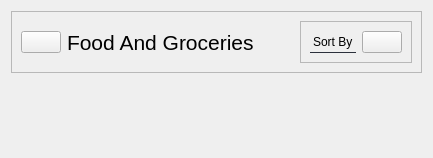
                      <widget class="QWidget" name="foodInvPage">
                       <layout class="QVBoxLayout" name="verticalLayout_48">
                        <item>
                         <widget class="QFrame" name="headerFrame_7">
                          <property name="styleSheet">
                           <string notr="true">QFrame{
	border-bottom: 1px solid rgb(131, 142, 162);
}
QLabel{
border: none
}</string>
                          </property>
                          <property name="frameShape">
                           <enum>QFrame::StyledPanel</enum>
                          </property>
                          <property name="frameShadow">
                           <enum>QFrame::Raised</enum>
                          </property>
                          <layout class="QHBoxLayout" name="horizontalLayout_45">
                           <item>
                            <widget class="QPushButton" name="backBtn_4">
                             <property name="text">
                              <string/>
                             </property>
                             <property name="icon">
                              <iconset resource="resources.qrc">
                               <normaloff>:/white /White Icons/arrow-left-circle.svg</normaloff>:/white /White Icons/arrow-left-circle.svg</iconset>
                             </property>
                             <property name="iconSize">
                              <size>
                               <width>30</width>
                               <height>30</height>
                              </size>
                             </property>
                            </widget>
                           </item>
                           <item>
                            <widget class="QLabel" name="label_72">
                             <property name="font">
                              <font>
                               <pointsize>16</pointsize>
                              </font>
                             </property>
                             <property name="text">
                              <string>Food And Groceries</string>
                             </property>
                            </widget>
                           </item>
                           <item>
                            <spacer name="horizontalSpacer_4">
                             <property name="orientation">
                              <enum>Qt::Horizontal</enum>
                             </property>
                             <property name="sizeHint" stdset="0">
                              <size>
                               <width>40</width>
                               <height>20</height>
                              </size>
                             </property>
                            </spacer>
                           </item>
                           <item alignment="Qt::AlignRight">
                            <widget class="QFrame" name="frame_35">
                             <property name="styleSheet">
                              <string notr="true">border-bottom: 1px solid rgb(44, 49, 60)</string>
                             </property>
                             <property name="frameShape">
                              <enum>QFrame::StyledPanel</enum>
                             </property>
                             <property name="frameShadow">
                              <enum>QFrame::Raised</enum>
                             </property>
                             <layout class="QHBoxLayout" name="horizontalLayout_46">
                              <item>
                               <widget class="QLabel" name="label_74">
                                <property name="text">
                                 <string>Sort By</string>
                                </property>
                               </widget>
                              </item>
                              <item>
                               <widget class="QPushButton" name="sortBtn_4">
                                <property name="text">
                                 <string/>
                                </property>
                                <property name="icon">
                                 <iconset resource="resources.qrc">
                                  <normaloff>:/white /White Icons/sliders.svg</normaloff>:/white /White Icons/sliders.svg</iconset>
                                </property>
                                <property name="iconSize">
                                 <size>
                                  <width>24</width>
                                  <height>24</height>
                                 </size>
                                </property>
                               </widget>
                              </item>
                             </layout>
                            </widget>
                           </item>
                          </layout>
                         </widget>
                        </item>
                        <item>
                         <widget class="QScrollArea" name="scrollArea_5">
                          <property name="styleSheet">
                           <string notr="true">border:none;
color: rgb(44, 49, 60);</string>
                          </property>
                          <property name="widgetResizable">
                           <bool>true</bool>
                          </property>
                          <widget class="QWidget" name="FoodScrollAreaWidgetContents">
                           <property name="geometry">
                            <rect>
                             <x>0</x>
                             <y>0</y>
                             <width>100</width>
                             <height>30</height>
                            </rect>
                           </property>
                          </widget>
                         </widget>
                        </item>
                       </layout>
                      </widget>
